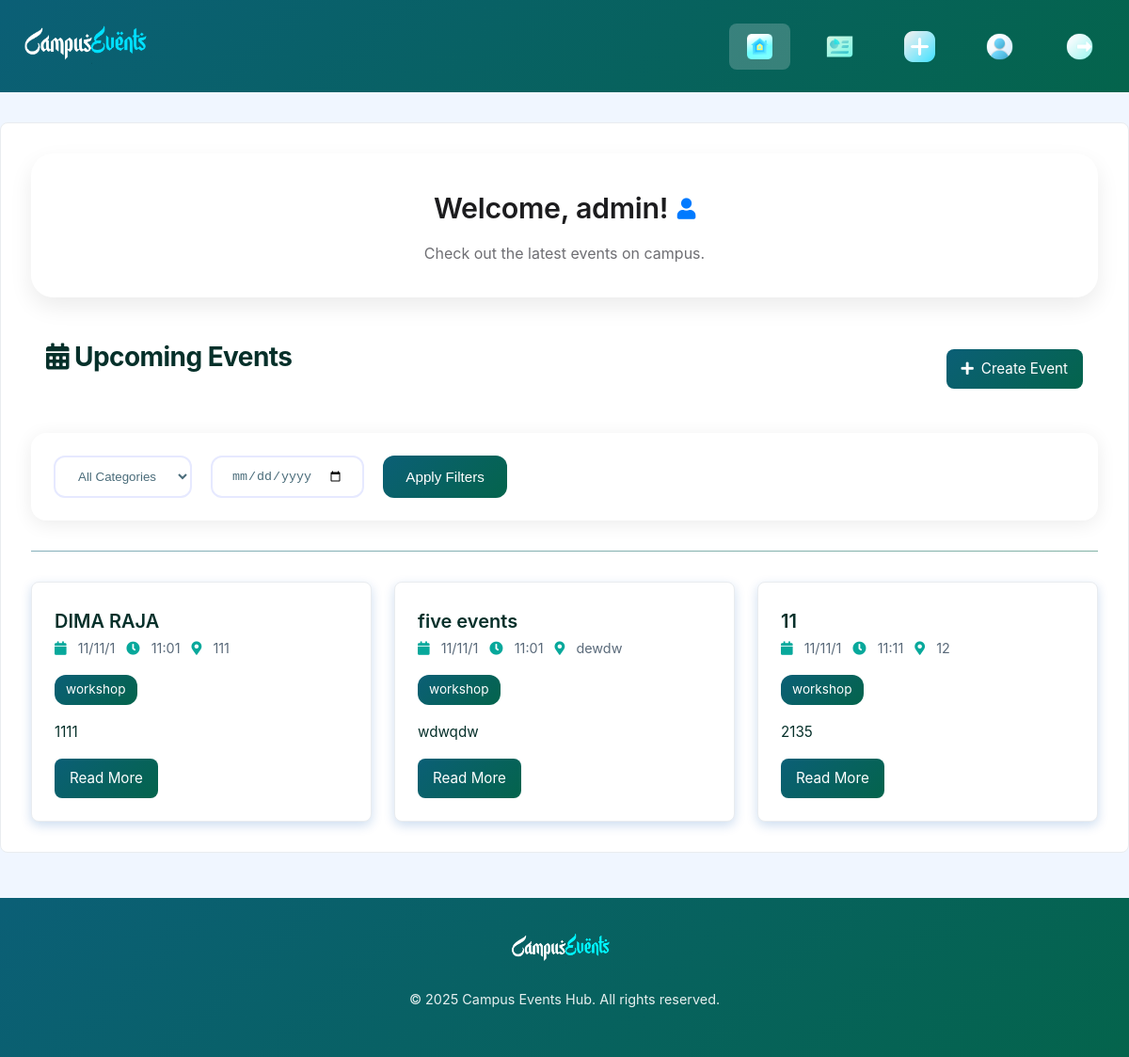
/ (signed in), run on an earlier commit of the app's database.
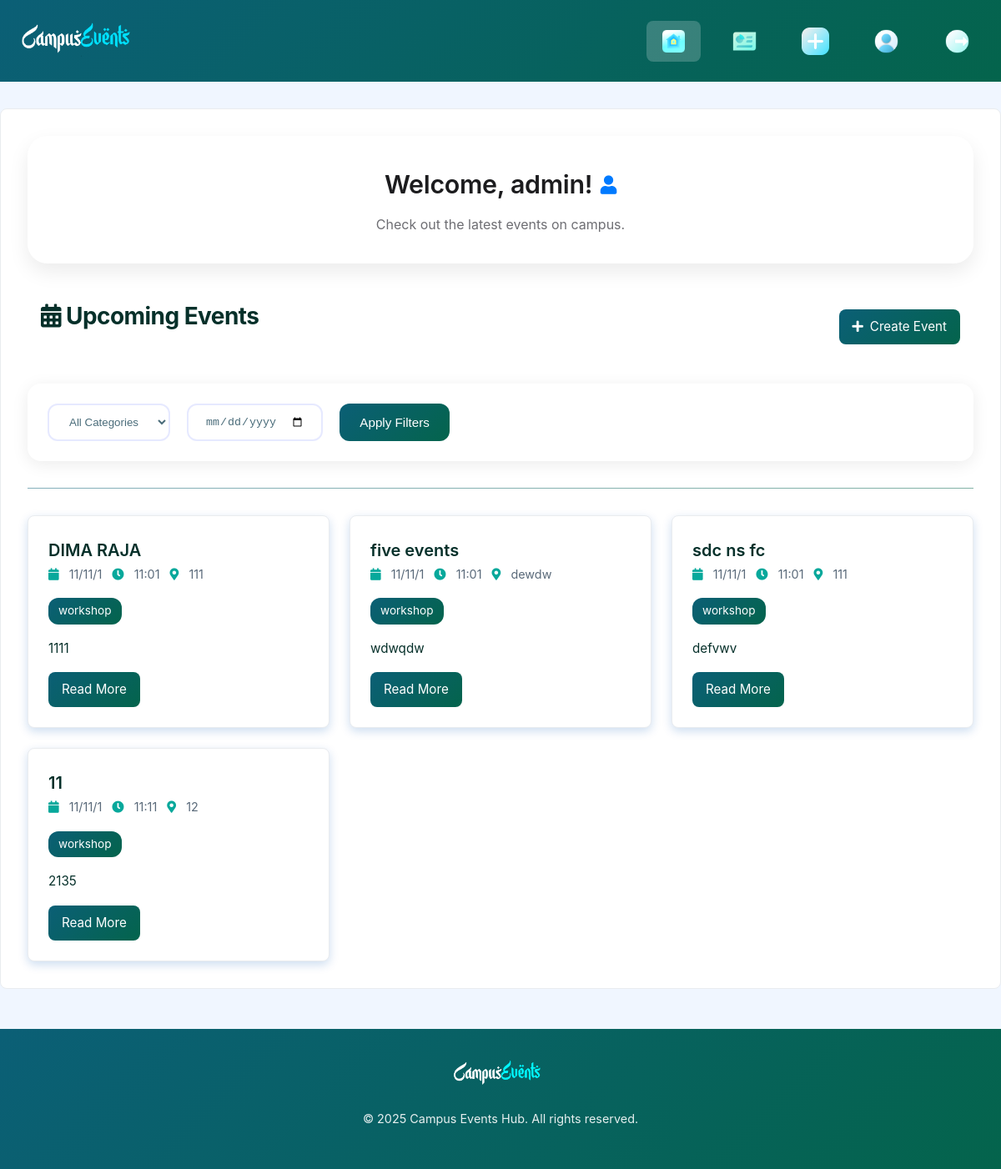
And on a later commit of the database.
### models.py (models this page shows)
class Event(db.Model):
    __tablename__ = 'event'
    id = db.Column(db.Integer, primary_key=True)
    title = db.Column(db.String(100), nullable=False)
    description = db.Column(db.Text, nullable=False)
    date = db.Column(db.Date, nullable=False)
    time = db.Column(db.Time, nullable=False)
    location = db.Column(db.String(100), nullable=False)
    category = db.Column(db.String(50), nullable=False)
    status = db.Column(db.Enum(EventStatus), default=EventStatus.PENDING)
    user_id = db.Column(db.Integer, db.ForeignKey('user.id'), nullable=False)
    likes = db.relationship('Like', backref='event', lazy=True, cascade='all, delete-orphan')
    rsvps = db.relationship('RSVP', backref='event', lazy=True, cascade='all, delete-orphan')
    notifications = db.relationship('Notification', backref='event', lazy=True, cascade='all, delete-orphan')

### app.py (the view)
@app.route('/')
def index():
    page = request.args.get('page', 1, type=int)
    per_page = 10
    events_query = Event.query.filter_by(status=EventStatus.APPROVED).order_by(Event.date, Event.time)
    category = request.args.get('category')
    date_filter = request.args.get('date')
    if category:
        events_query = events_query.filter_by(category=category)
    if date_filter:
        events_query = events_query.filter(Event.date == date.fromisoformat(date_filter))
    events = events_query.paginate(page=page, per_page=per_page, error_out=False)
    categories = sorted(set(event.category for event in Event.query.all() if event.category))
    if current_user.is_authenticated:
        panel_type = 'Admin Panel' if current_user.role == UserRole.ADMIN else 'Dashboard'
        if current_user.role == UserRole.ADMIN:
            return render_template('index_admin.html', events=events, categories=categories, category_filter=category, date_filter=date_filter, panel_type=panel_type)
        return render_template('index.html', events=events, categories=categories, category_filter=category, date_filter=date_filter, panel_type=panel_type)
    return render_template('index.html', events=events, categories=categories, category_filter=category, date_filter=date_filter)

### app.py (called while the page is built)
@login_manager.user_loader
def load_user(user_id):
    return User.query.get(int(user_id))

### templates/index_admin.html (shortened to what this page needs)
{% extends "admin_base.html" %}
{% block css %}
    <link rel="stylesheet" href="{{ url_for('static', filename='css/index.css') }}">
{% endblock %}
{% block content %}
    <div class="container">
        {% if current_user.is_authenticated %}
            <div class="welcome-message">
                <h2>Welcome, {{ current_user.username }}! <i class="fas fa-user"></i></h2>
                <p>Check out the latest events on campus.</p>
            </div>
        {% else %}
            <div class="welcome-message">
                <h2>Welcome to Campus Events Hub! <i class="fas fa-calendar-alt"></i></h2>
                <p>Login or register to join the fun!</p>
            </div>
        {% endif %}
        <div class="page-header">
            <h2><i class="fas fa-calendar-alt"></i> Upcoming Events</h2>
            {% if current_user.is_authenticated %}
                <a href="{{ url_for('create_event_page') }}" class="btn btn-primary create-event-btn">
                    <i class="fas fa-plus"></i> Create Event
                </a>
            {% endif %}
        </div>
        <div class="filters">
            <select class="form-control" id="category-filter">
                <option value="">All Categories</option>
            </select>
            <input type="date" class="form-control" id="date-filter">
            <button class="btn btn-primary" id="apply-filters">Apply Filters</button>
        </div>
        <div class="page-separator"></div>
        <div class="events-grid" id="events-grid">
            {% if events %}
                {% for event in events %}
                    <div class="event-card" id="event-card-{{ event.id }}">
                        <h3><a href="{{ url_for('get_event_page', event_id=event.id) }}">{{ event.title }}</a></h3>
                        <div class="event-meta">
                            <span><i class="fas fa-calendar"></i> {{ event.date.strftime('%d/%m/%Y') }}</span>
                            <span><i class="fas fa-clock"></i> {{ event.time.strftime('%H:%M') }}</span>
                            <span><i class="fas fa-map-marker-alt"></i> {{ event.location }}</span>
                        </div>
                        <div class="event-category">{{ event.category }}</div>
                        <p>{{ event.description }}</p>
                        <a href="{{ url_for('get_event_page', event_id=event.id) }}" class="btn btn-primary btn-read-more">Read More</a>
                    </div>
                {% endfor %}
            {% else %}
                <div class="no-events">
                    <i class="fas fa-exclamation-circle"></i> No events found.
                </div>
            {% endif %}
        </div>
    </div>
{% endblock %}

What changed in the data, as far as the page shows it:
added Event: title "sdc ns fc", date "11/11/1", time "11:01", location "111", category "workshop", description "defvwv"
